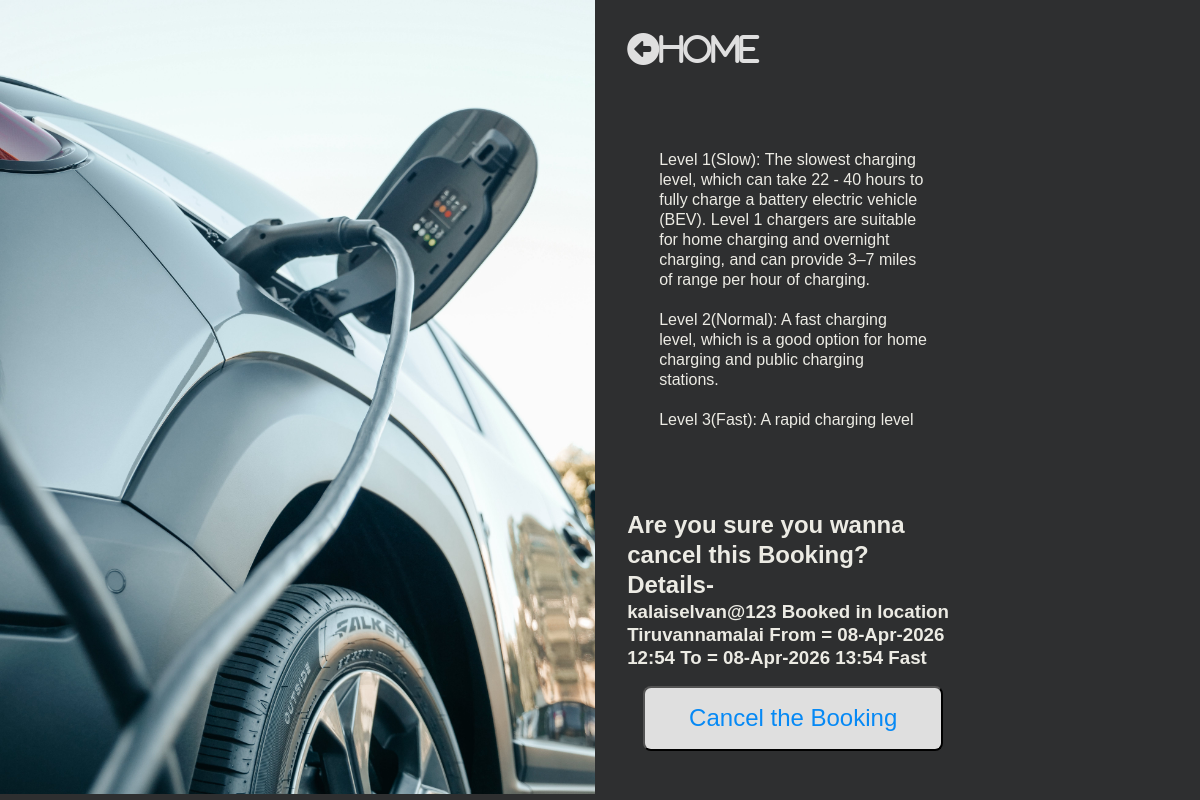
Screenshot of /booking/cancel/25/ with the database file from the repository.
### book/models.py (models this page shows, shortened)
class Booking(models.Model):
    user = models.ForeignKey(settings.AUTH_USER_MODEL, on_delete=models.CASCADE)
    reserve = models.ForeignKey(reservation, on_delete=models.CASCADE)
    location = models.CharField(max_length=255, null=True)
    check_in = models.DateTimeField()
    check_out = models.DateTimeField()
    def __str__(self):
        return f"{self.user} Booked in location {self.location} " \
               f"From = {self.check_in.strftime('%d-%b-%Y %H:%M')} To = {self.check_out.strftime('%d-%b-%Y %H:%M')}"
    def get_reserve_category(self):
        reserve_categories = dict(self.reserve.RESERVATION_CATEGORIES)
        reserve_category = reserve_categories.get(self.reserve.category)
        return reserve_category

class reservation(models.Model):
    RESERVATION_CATEGORIES = (
        ("Level_1", "Slow"),
        ("Level_2", "Normal"),
        ("Level_3", "Fast"),
    )
    Choices = (
        ("1","started"),
        ("2","stoped")
    )
    charging_Port_number = models.IntegerField()
    charging_Port_number_2 = models.IntegerField()
    category = models.CharField(max_length=11, choices=RESERVATION_CATEGORIES)
    category_2 = models.CharField(max_length=5, choices=Choices)

### book/views.py (the view, shortened to what this page needs)
# urls.py: path('booking/cancel/<int:pk>/', CancelBookingView.as_view(), name='CancelBookingView'),
class CancelBookingView(DeleteView):
    model = Booking
    template_name = 'bookings/booking_cancel_view.html'
    success_url = reverse_lazy('book:Booking_list')
    def get_object(self, queryset=None):
        try:
            return super().get_object(queryset)
        except Booking.DoesNotExist:
            raise Http404("Booking does not exist")

### book/templates/bookings/booking_cancel_view.html (shortened to what this page needs)
{% load static %}
<!DOCTYPE html>
<html lang="en">
<head>
    <link rel="stylesheet" href="{% static 'css/reserve_detail_view.css' %}">
</head>
<body>
    <div class="content">
        <div class="image">
            <img
            src="/static/images/car.jpeg">
        </div>
        <div class="room">
            <div class="home">
                <a href="{% url 'book:Reserve_list' %}"><i class="fas fa-arrow-alt-circle-left">Home</i></a>
            </div>
            <div class="room-info">
                <p>Level 1(Slow): The slowest charging level, which can take 22 - 40 hours to fully charge a battery electric vehicle (BEV). Level 1 chargers are suitable for home charging and overnight charging, and can provide 3–7 miles of range per hour of charging.<br><br>
                    Level 2(Normal): A fast charging level, which is a good option for home charging and public charging stations.<br><br>
                    Level 3(Fast): A rapid charging level</p>
            </div>
            <form id="booking-form" action="{% url 'book:CancelBookingView' pk=booking.pk %}" method="POST">
                <h2>Are you sure you wanna cancel this Booking? Details-</h2>
                <h3>{{booking}} {{booking.get_reserve_category}} </h3>
                <div class="input-div">
                    <button type="submit">Cancel the Booking</button>
                </div>
            </form>
        </div>
    </div>
</body>
</html>

### static/css/reserve_detail_view.css (style rules this page uses)
* { padding:0; margin:0; box-sizing: border-box; }
body { background-color: rgb(46, 47, 48); color: rgb(236, 235, 228); font-family: sans-serif; line-height: 1.25; height: 100vh; }
.content { display: flex; flex-direction: row; flex-wrap: wrap; width:100%; justify-content: left; }
.image { flex: 0.2; }
.room { flex:0.5; margin: 2rem; display:flex; text-align: left; align-items: start; flex-direction: column; }
.home { flex: 0.2; }
.home a { color: #dfdfdf; text-decoration: none; font-size: 30px; }
.room-info { flex: 0.4; margin: 5rem 2rem; }
form { display: flex; flex: 0.4 1 auto; flex-direction: column; }
.image img { flex:1; max-height: 99.2vh; }
i { color:#dfdfdf; font-size: 2rem; }
.input-div { flex: 1 1 auto; margin:1rem; display: flex; flex-direction: column; justify-content: space-between; }
input, button { flex:1; width:300px; border-radius: 0.5rem; line-height: 1.5; font-size: 1.5rem; color: #555; }
button { background-color: #dfdfdf; color:rgb(6, 137, 245); outline:none; }

### rows the page displays
Booking: user+location+check_in "kalaiselvan@123 Booked in location Tiruvannamalai From = 08-Apr-2026 12:54 To = 08-Apr-2026 13:54", get_reserve_category "Fast"
